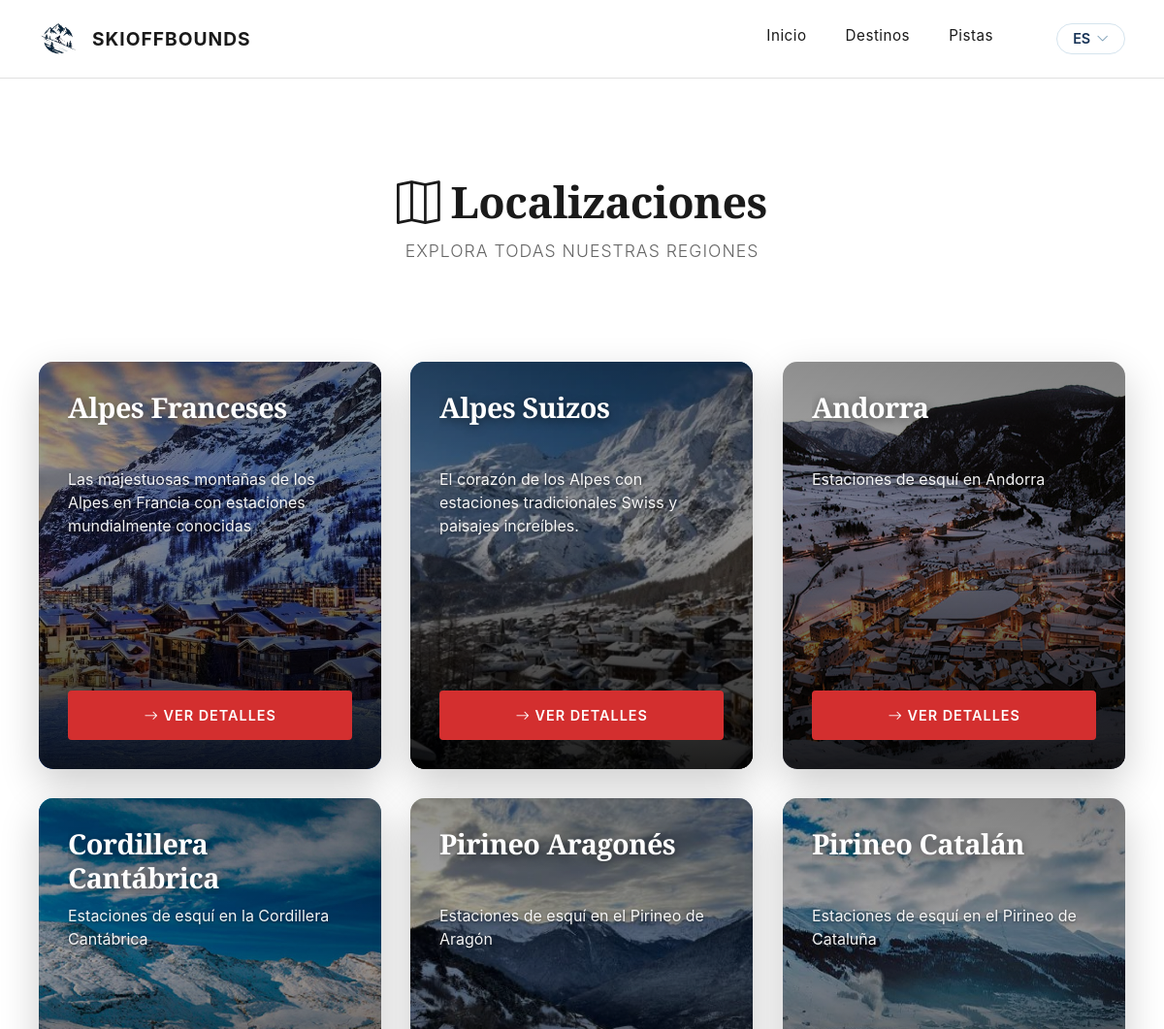
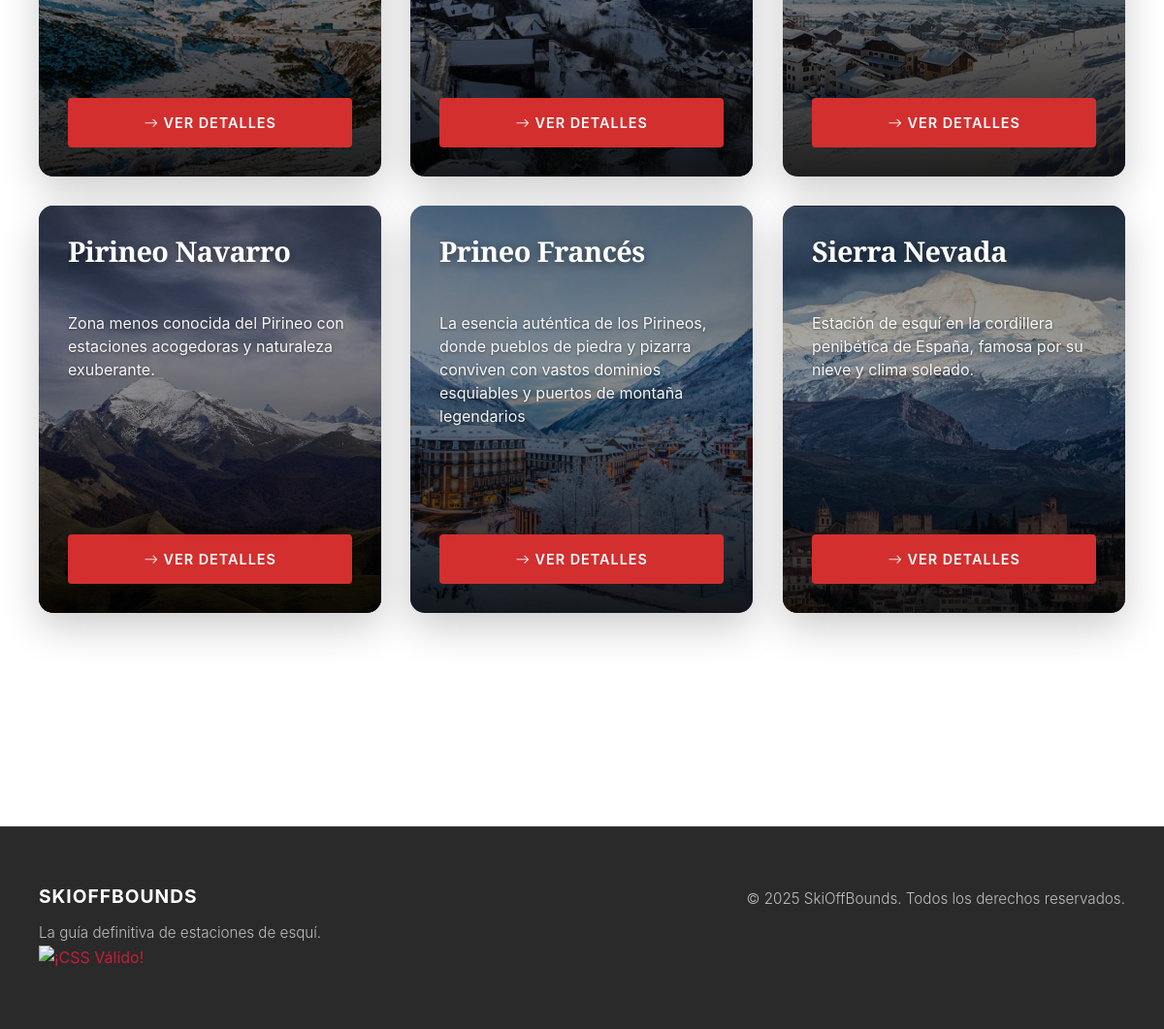
The page /es/home/localizaciones/ on the database its author committed (2 pictures, top to bottom).
### app/models.py (models this page shows, shortened)
class Localizacion(models.Model):
    nombre = models.CharField(
        max_length=100,
        help_text=_("Ej: Pirineo Catalán, Pirineo Aragonés, Cordillera Cantábrica")
    )
    descripcion = models.TextField(blank=True, null=True, verbose_name=_("Descripción"))
    latitud = models.DecimalField(
        max_digits=9,
        decimal_places=6,
        blank=True,
        null=True,
        verbose_name=_("Latitud")
    )
    longitud = models.DecimalField(
        max_digits=9,
        decimal_places=6,
        blank=True,
        null=True,
        verbose_name=_("Longitud")
    )
    imagen_portada = models.ImageField(
        upload_to='portadas/',
        blank=True,
        help_text=_('Imagen Principal'),
        null=True,
        verbose_name=_("Imagen de portada")
    )
    class Meta:
        verbose_name = _("Localización")
        verbose_name_plural = _("Localizaciones")

### app/views.py (the view)
# urls.py: path('localizaciones/', views.index_localizaciones, name='localizaciones'),
def index_localizaciones(request):
    localizaciones = get_list_or_404(Localizacion.objects.order_by('nombre'))
    context = {'lista_localizaciones': localizaciones}
    return render(request, 'localizaciones.html', context)

### app/templates/localizaciones.html (shortened to what this page needs)
{% extends "base.html" %}
{% load static %}
{% load i18n %}
{% block contenido %}
<section class="estaciones-section">
    <div class="section-header">
        <h2 class="section-title">
            <i class="bi bi-map"></i>
            {% trans "Localizaciones" %}
        </h2>
        <p class="section-subtitle">{% trans "Explora todas nuestras regiones" %}</p>
    </div>
    <div class="cards-grid">
        {% for loc in lista_localizaciones %}
        <div class="card animate-on-scroll"
             {% if loc.imagen_portada %}style="--bg-image: url('{{ loc.imagen_portada.url }}');"{% endif %}>
            <div class="card-overlay"></div>
            <div class="card-content">
                <h3 class="card-title">{{ loc.nombre }}</h3>
                {% if loc.descripcion %}
                    <p class="card-subtitle">{{ loc.descripcion }}</p>
                {% endif %}
                <a href="{% url 'skioffbounds:localizacion_detalle' loc.id %}" class="card-link" style="margin-top: auto;">
                    <i class="bi bi-arrow-right"></i>
                    {% trans "Ver Detalles" %}
                </a>
            </div>
        </div>
        {% endfor %}
    </div>
</section>
{% endblock %}

### app/static/css/base/typography.css (style rules this page uses)
h1, h2, h3, h4, h5, h6 { line-height: 1.2; }
.hero-title, .detail-title, .listing-title, .section-title, .card-title, .stat-value { font-family: 'Playfair Display', serif; font-weight: 700; }
a { color: var(--accent); text-decoration: none; transition: color 0.3s ease; }

### app/static/css/base/layout.css (style rules this page uses)
section { padding: 60px 0; }
.estaciones-section { padding: 100px 0; }

### app/static/css/components/cards.css (style rules this page uses)
.cards-grid { display: grid; grid-template-columns: repeat(auto-fit, minmax(300px, 1fr)); gap: 40px; margin-top: 60px; }
.card { position: relative; height: 420px; background: var(--gray-light); background-image: var(--bg-image, url('https://imgs.search.brave.com/PYdVM-UVDpo3WbvM8YYeoYAUdZdVD3b1oC9W7yB9LkQ/rs:fit:860:0:0:0/g:ce/aHR0cHM6Ly9pbWcu/ZnJlZXBpay5jb20v/cGhvdG9zLXByZW1p/dW0vdnVlLWFscGVz/LWRlcHVpcy1wcmVt/aWVyZS1tb250YWdu/ZS1ncmluZGVsd2Fs/ZC1zdWlzc2VfODg4/NzUwLTU2LmpwZz9z/ZW10PWFpc19oeWJy/aWQmdz03NDAmcT04/MA')); background-size: cover; background-position: center; border-radius: 4px; overflow: hidden; cursor: pointer; transition: all 0.4s cubic-bezier(0.25, 0.46, 0.45, 0.94); }
.card::before { content: ''; position: absolute; inset: 0; background: linear-gradient(135deg, rgba(0,0,0,0.2), rgba(0,0,0,0.4)), var(--bg-image); background-size: cover; background-position: center; z-index: 1; transition: transform 0.4s ease; }
.card-overlay { position: absolute; inset: 0; background: linear-gradient(180deg, transparent 40%, rgba(0,0,0,0.7) 100%); z-index: 2; }
.card-content { position: absolute; bottom: 0; left: 0; right: 0; padding: 40px 30px; z-index: 3; color: var(--white); }
.card-title { font-family: 'Playfair Display', serif; font-size: 1.8rem; font-weight: 700; margin-bottom: 8px; letter-spacing: -0.5px; }
.card-link { display: inline-block; padding: 12px 30px; background: var(--accent); color: var(--white); text-decoration: none; font-weight: 600; letter-spacing: 0.5px; text-transform: uppercase; font-size: 0.85rem; transition: all 0.3s ease; border: 2px solid var(--accent); }

### app/static/css/components/buttons.css (style rules this page uses)
.btn, .card-link, .card-cta, .detail-cta, .hero-cta { display: inline-block; padding: 12px 30px; background: var(--accent); color: var(--white); text-decoration: none; font-weight: 600; text-transform: uppercase; letter-spacing: 0.5px; font-size: 0.9rem; border-radius: 4px; transition: all 0.3s ease; border: 2px solid var(--accent); cursor: pointer; }

### app/static/css/components/animations.css (style rules this page uses)
.animate-on-scroll { opacity: 0; transform: translateY(50px); transition: opacity 0.8s cubic-bezier(0.25, 1, 0.5, 1), transform 0.8s cubic-bezier(0.25, 1, 0.5, 1); will-change: opacity, transform; }
.animate-on-scroll.visible { opacity: 1; transform: translateY(0); }
.cards-grid .card:nth-child(1) { transition-delay: 0.1s; }
.cards-grid .card:nth-child(2) { transition-delay: 0.2s; }
.cards-grid .card:nth-child(3) { transition-delay: 0.3s; }
.cards-grid .card:nth-child(4) { transition-delay: 0.4s; }

### rows shown on the page
Localizacion: imagen_portada (picture), nombre "Alpes Franceses", descripcion "Las majestuosas montañas de los Alpes en Francia con estaciones mundialmente conocidas"
Localizacion: imagen_portada (picture), nombre "Alpes Suizos", descripcion "El corazón de los Alpes con estaciones tradicionales Swiss y paisajes increíbles."
Localizacion: imagen_portada (picture), nombre "Andorra", descripcion "Estaciones de esquí en Andorra"
Localizacion: imagen_portada (picture), nombre "Cordillera Cantábrica", descripcion "Estaciones de esquí en la Cordillera Cantábrica"
Localizacion: imagen_portada (picture), nombre "Pirineo Aragonés", descripcion "Estaciones de esquí en el Pirineo de Aragón"
Localizacion: imagen_portada (picture), nombre "Pirineo Catalán", descripcion "Estaciones de esquí en el Pirineo de Cataluña"
Localizacion: imagen_portada (picture), nombre "Pirineo Navarro", descripcion "Zona menos conocida del Pirineo con estaciones acogedoras y naturaleza exuberante."
Localizacion: imagen_portada (picture), nombre "Prineo Francés", descripcion "La esencia auténtica de los Pirineos, donde pueblos de piedra y pizarra conviven con vastos dominios esquiables y puertos de montaña legendarios"
Localizacion: imagen_portada (picture), nombre "Sierra Nevada", descripcion "Estación de esquí en la cordillera penibética de España, famosa por su nieve y clima soleado."

### other values the page prints
{{ LANGUAGE_CODE|upper }} "ES"
